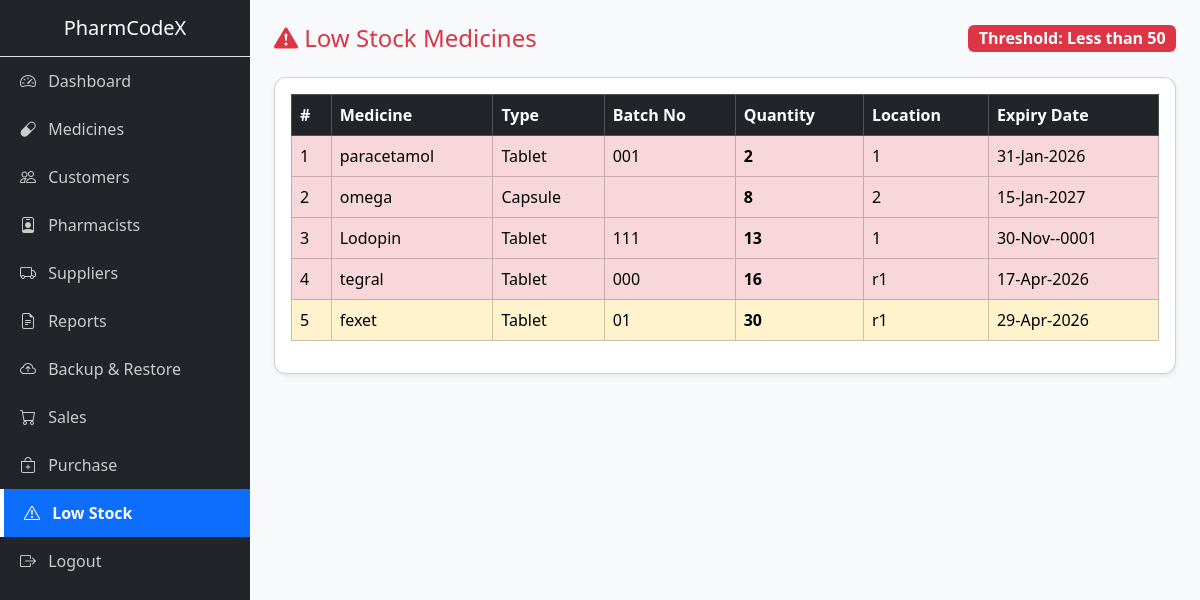
Screenshot of /mutual/low.php (signed in) with the database file from the repository.
### tables this page shows
CREATE TABLE `medicines` (
  `id` int(11) NOT NULL AUTO_INCREMENT,
  `name` varchar(100) NOT NULL,
  `type` varchar(10) NOT NULL,
  `batch_no` varchar(50) NOT NULL,
  `price` decimal(10,2) NOT NULL,
  `quantity` int(11) NOT NULL DEFAULT 0,
  `location` varchar(10) NOT NULL,
  `expiry_date` date NOT NULL,
  `created_at` timestamp NOT NULL DEFAULT current_timestamp(),
  PRIMARY KEY (`id`)
);

### mutual/low.php (the view, shortened to what this page needs)
<?php
include('../config/connection.php');
$lowStock = $conn->query(
    "SELECT id, name, type, batch_no, quantity, location, expiry_date
     FROM medicines
     WHERE quantity < 50
     ORDER BY quantity ASC"
);
?>
<!DOCTYPE html>
<html lang="en">
<head>
    <link href="https://cdn.jsdelivr.net/npm/bootstrap@5.3.2/dist/css/bootstrap.min.css" rel="stylesheet">
    <link rel="stylesheet" href="https://cdn.jsdelivr.net/npm/bootstrap-icons@1.11.1/font/bootstrap-icons.css">
    <link rel="stylesheet" href="../css/style.css">
</head>
<body>
<div class="d-flex">
    <?php include('../includes/sidebar.php'); ?>
    <div class="flex-grow-1 p-4">
        <div class="d-flex justify-content-between align-items-center mb-4">
            <h4 class="mb-0 text-danger">
                <i class="bi bi-exclamation-triangle-fill"></i>
                Low Stock Medicines
            </h4>
            <span class="badge bg-danger fs-6">
                Threshold: Less than 50
            </span>
        </div>
        <div class="card shadow-sm">
            <div class="card-body">
                <?php if ($lowStock->num_rows > 0) { ?>
                <table class="table table-bordered table-hover align-middle">
                    <thead class="table-dark">
                        <tr>
                            <th>#</th>
                            <th>Medicine</th>
                            <th>Type</th>
                            <th>Batch No</th>
                            <th>Quantity</th>
                            <th>Location</th>
                            <th>Expiry Date</th>
                        </tr>
                    </thead>
                    <tbody>
                        <?php $i = 1; while($row = $lowStock->fetch_assoc()) { ?>
                        <tr class="<?= ($row['quantity'] < 20) ? 'table-danger' : 'table-warning' ?>">
                            <td><?= $i++ ?></td>
                            <td><?= htmlspecialchars($row['name']) ?></td>
                            <td><?= htmlspecialchars($row['type']) ?></td>
                            <td><?= htmlspecialchars($row['batch_no']) ?></td>
                            <td class="fw-bold"><?= $row['quantity'] ?></td>
                            <td><?= htmlspecialchars($row['location']) ?></td>
                            <td><?= date("d-M-Y", strtotime($row['expiry_date'])) ?></td>
                        </tr>
                        <?php } ?>
                    </tbody>
                </table>
                <?php } ?>
            </div>
        </div>
    </div>
</div>
</body>
</html>

### css/style.css (style rules this page uses)
:root { --primary-color: #0d6efd; --sidebar-bg: #212529; --text-muted: #adb5bd; }
body { background-color: #f8f9fa; font-family: 'Segoe UI', sans-serif; }
.card { border-radius: 12px; }

### rows the page displays
medicines: name "paracetamol", type "Tablet", batch_no "001", quantity "2", location "1", expiry_date "31-Jan-2026"
medicines: name "omega", type "Capsule", quantity "8", location "2", expiry_date "15-Jan-2027"
medicines: name "Lodopin", type "Tablet", batch_no "111", quantity "13", location "1", expiry_date "30-Nov--0001"
medicines: name "tegral", type "Tablet", batch_no "000", quantity "16", location "r1", expiry_date "17-Apr-2026"
medicines: name "fexet", type "Tablet", batch_no "01", quantity "30", location "r1", expiry_date "29-Apr-2026"
